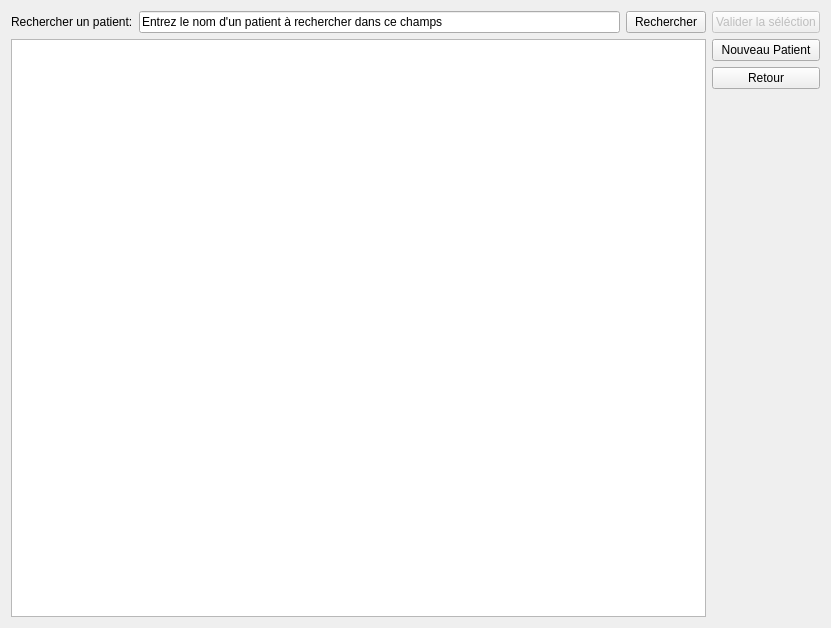
<?xml version="1.0" encoding="UTF-8"?>
<ui version="4.0">
 <class>SelectPatientScreen</class>
 <widget class="QWidget" name="SelectPatientScreen">
  <property name="geometry">
   <rect>
    <x>0</x>
    <y>0</y>
    <width>831</width>
    <height>628</height>
   </rect>
  </property>
  <property name="windowTitle">
   <string>Form</string>
  </property>
  <layout class="QHBoxLayout" name="horizontalLayout_2">
   <item>
    <layout class="QVBoxLayout" name="verticalLayout">
     <item>
      <layout class="QHBoxLayout" name="horizontalLayout">
       <item>
        <widget class="QLabel" name="searchPatientLabel">
         <property name="text">
          <string>Rechercher un patient:</string>
         </property>
        </widget>
       </item>
       <item>
        <widget class="QLineEdit" name="searchPatientLineEdit_LE">
         <property name="text">
          <string>Entrez le nom d'un patient à rechercher dans ce champs</string>
         </property>
        </widget>
       </item>
       <item>
        <widget class="QPushButton" name="searchButton_PB">
         <property name="text">
          <string>Rechercher</string>
         </property>
        </widget>
       </item>
      </layout>
     </item>
     <item>
      <widget class="QListWidget" name="patientList_LST"/>
     </item>
    </layout>
   </item>
   <item>
    <layout class="QVBoxLayout" name="verticalLayout_2">
     <property name="sizeConstraint">
      <enum>QLayout::SetNoConstraint</enum>
     </property>
     <item>
      <widget class="QPushButton" name="validateSelectionButton_PB">
       <property name="enabled">
        <bool>false</bool>
       </property>
       <property name="text">
        <string>Valider la séléction</string>
       </property>
      </widget>
     </item>
     <item>
      <widget class="QPushButton" name="newPatientButton_PB">
       <property name="text">
        <string>Nouveau Patient</string>
       </property>
      </widget>
     </item>
     <item>
      <widget class="QPushButton" name="returnButton_PB">
       <property name="text">
        <string>Retour</string>
       </property>
      </widget>
     </item>
     <item>
      <spacer name="verticalSpacer">
       <property name="orientation">
        <enum>Qt::Vertical</enum>
       </property>
       <property name="sizeType">
        <enum>QSizePolicy::Expanding</enum>
       </property>
       <property name="sizeHint" stdset="0">
        <size>
         <width>20</width>
         <height>40</height>
        </size>
       </property>
      </spacer>
     </item>
    </layout>
   </item>
  </layout>
 </widget>
 <resources/>
 <connections/>
</ui>
